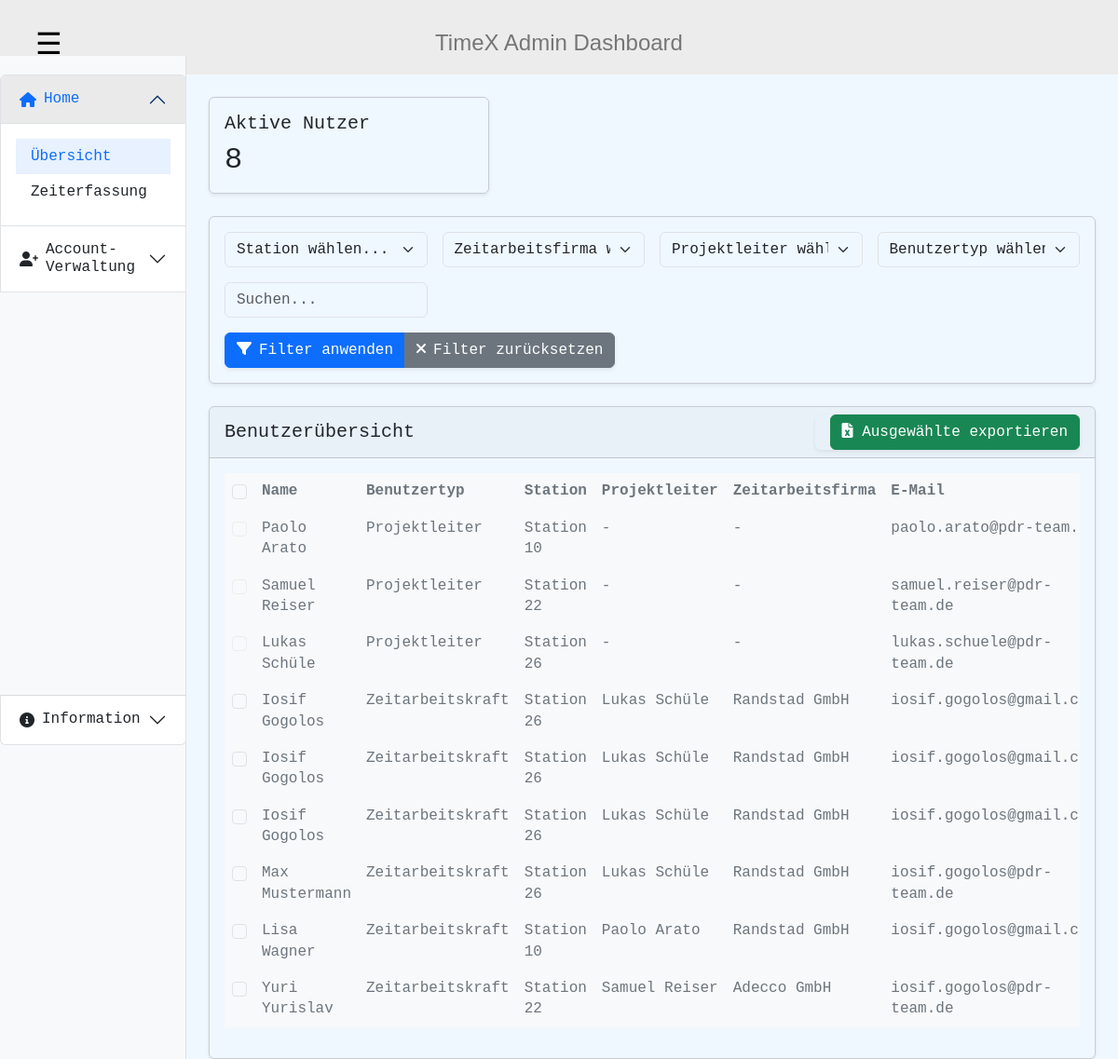
Page /dashboard/admin/ (signed in) on the earlier database version.
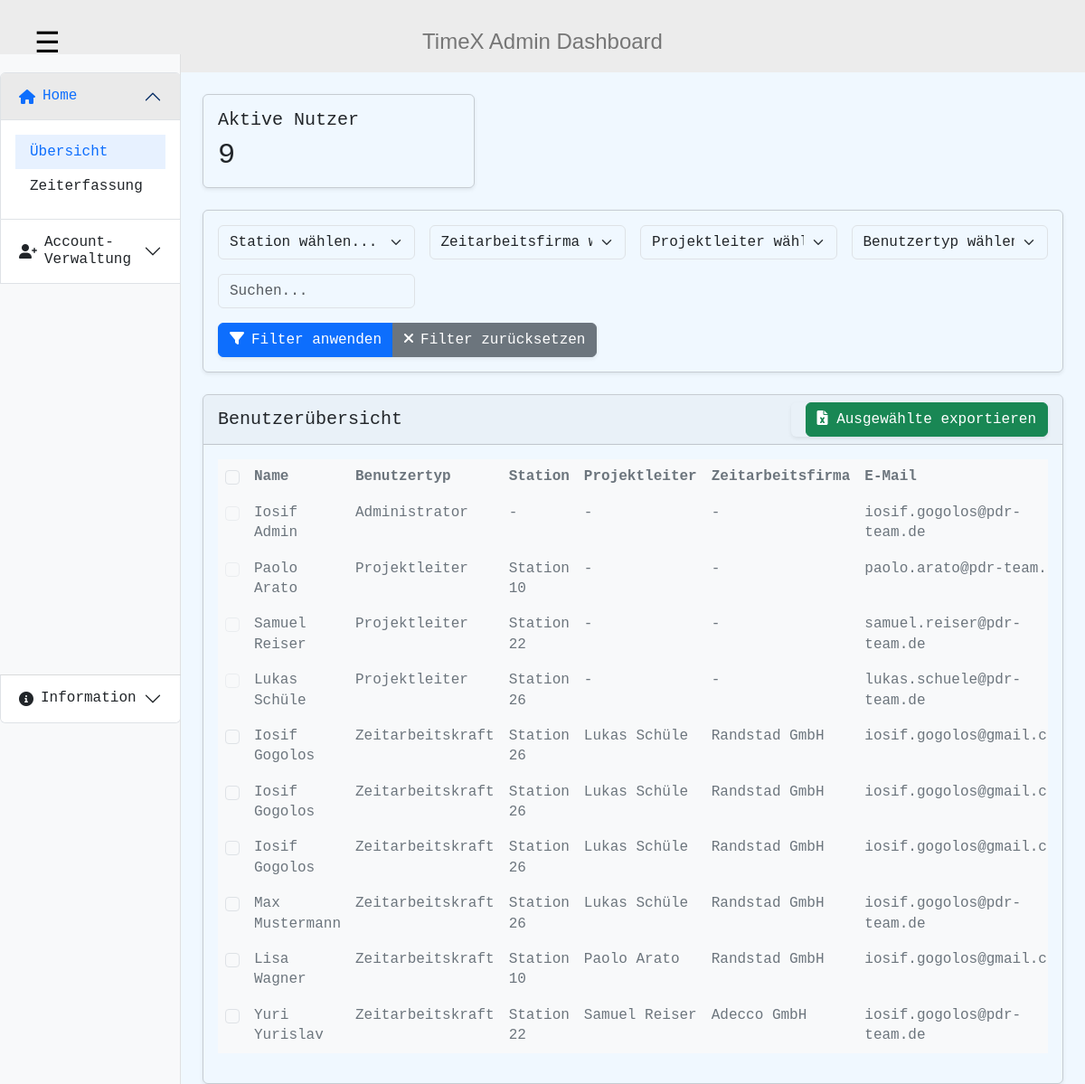
Same page on the later database version.
### time_tracking/models.py (models this page shows, shortened)
class CustomUser(AbstractUser):
    USER_TYPES = (
        ('ADMIN', 'Administrator'),
        ('PROJECT_MANAGER', 'Projektleiter'),
        ('TEMP_WORKER', 'Zeitarbeitskraft'),
    )
    user_type = models.CharField(max_length=20, choices=USER_TYPES)
    station = models.ForeignKey(Station, on_delete=models.SET_NULL, null=True, blank=True)
    zeitarbeitsfirma = models.ForeignKey(Zeitarbeitsfirma, on_delete=models.SET_NULL, null=True, blank=True)
    project_manager = models.ForeignKey('self', on_delete=models.SET_NULL, null=True, blank=True,
                                        limit_choices_to={'user_type': 'PROJECT_MANAGER'})

class Station(models.Model):
    name = models.CharField(max_length=255)
    location = models.CharField(max_length=255)

class Zeitarbeitsfirma(models.Model):
    name = models.CharField(max_length=255)
    address = models.CharField(max_length=255)
    contact_person = models.CharField(max_length=255)

### time_tracking/views.py (the view, shortened to what this page needs)
# urls.py: path('dashboard/admin/', views.AdminDashboard.as_view(), name='admin-dashboard'),  # Changed
class AdminDashboard(LoginRequiredMixin, UserPassesTestMixin, ListView):
    model = TimeEntry
    template_name = 'time_tracking/admin/admin_dashboard.html'
    context_object_name = 'time_entries'
    login_url = 'login'
    def test_func(self):
        return self.request.user.user_type == 'ADMIN'
    def get_queryset(self):
        return TimeEntry.objects.select_related(
            'user',
            'user__station',
            'user__project_manager',
            'user__zeitarbeitsfirma'
        ).order_by('user', '-timestamp')
    def get_context_data(self, **kwargs):
        context = super().get_context_data(**kwargs)
        context['active_users_count'] = CustomUser.objects.filter(is_active=True).count()
        context['stations'] = Station.objects.all()
        context['companies'] = Zeitarbeitsfirma.objects.all()
        context['project_managers'] = CustomUser.objects.filter(user_type='PROJECT_MANAGER')
        context['user_types'] = [
            ('ALL', 'Alle Benutzer'),
            ('TEMP_WORKER', 'Zeitarbeitskräfte'),
            ('PROJECT_MANAGER', 'Projektleiter')
        ]
        context['users'] = CustomUser.objects.select_related(
            'station',
            'project_manager',
            'zeitarbeitsfirma'
        ).filter(
            is_superuser=False
        ).order_by('user_type', 'last_name', 'first_name')
        workers_data = {}
        context['workers_data'] = workers_data
        return context

### time_tracking/templates/time_tracking/admin/admin_dashboard.html (shortened to what the changed rows need)
{% extends "time_tracking/base/admin_base.html" %}
{% load static %}
{% block content %}
<div class="container-fluid" style="background-color: aliceblue;">
    <div class="row">
        <div class="col-md-3 col-lg-2 d-md-block bg-light sidebar" style="color: black;">
            <div class="accordion sidebar-content" id="adminAccordion">
                <div class="accordion-item">
                    <h2 class="accordion-header">
                        <button class="accordion-button" type="button" data-bs-toggle="collapse" data-bs-target="#homeCollapse" aria-expanded="true">
                            <i class="fas fa-home me-2"></i> Home
                        </button>
                    </h2>
                </div>
                <div class="accordion-item">
                    <h2 class="accordion-header">
                        <button class="accordion-button collapsed" type="button" data-bs-toggle="collapse" data-bs-target="#accountCollapse">
                            <i class="fas fa-user-plus me-2"></i> Account-Verwaltung
                        </button>
                    </h2>
                </div>
                <div class="accordion-item mt-auto">
                    <h2 class="accordion-header">
                        <button class="accordion-button collapsed" type="button" data-bs-toggle="collapse" data-bs-target="#infoCollapse">
                            <i class="fas fa-info-circle me-2"></i> Information
                        </button>
                    </h2>
                </div>
            </div>
        </div>
        <div class="col-md-9 col-lg-10 ms-sm-auto px-md-4" style="background-color: aliceblue;">
            <div class="row mt-4">
                <div class="col-md-4">
                    <div class="card">
                        <div class="card-body">
                            <h5 class="card-title">Aktive Nutzer</h5>
                            <p class="card-text h2">{{ active_users_count }}</p>
                        </div>
                    </div>
                </div>
            </div>
<div class="row mt-4">
    <div class="col-12">
        <div class="card">
            <div class="card-body">
                <div class="table-responsive">
                    <table class="table table-hover">
                        <thead>
                            <tr>
                                <th>
                                    <input type="checkbox" id="selectAll" class="form-check-input">
                                </th>
                                <th>Name</th>
                                <th>Benutzertyp</th>
                                <th>Station</th>
                                <th>Projektleiter</th>
                                <th>Zeitarbeitsfirma</th>
                                <th>E-Mail</th>
                            </tr>
                        </thead>
                        <tbody>
                            {% for user in users %}
                            <tr class="user-row"
                                data-user-type="{{ user.user_type }}"
                                data-station="{{ user.station.id|default:'' }}"
                                data-company="{{ user.zeitarbeitsfirma.id|default:'' }}"
                                data-manager="{{ user.project_manager.id|default:'' }}"
                                data-user-id="{{ user.id }}">
                                <td>
                                    <input type="checkbox"
                                        class="form-check-input user-select"
                                        name="userSelect"
                                        value="{{ user.id }}"
                                        {% if user.user_type != 'TEMP_WORKER' %}disabled{% endif %}>
                                </td>
                                <td class="view-details" style="cursor: pointer;">{{ user.get_full_name }}</td>
                                <td>
                                    {{ user.get_user_type_display }}
                                </td>
                                <td>{{ user.station.name|default:'-' }}</td>
                                <td>{{ user.project_manager.get_full_name|default:'-' }}</td>
                                <td>{{ user.zeitarbeitsfirma.name|default:'-' }}</td>
                                <td>{{ user.email }}</td>
                            </tr>
                            {% endfor %}
                        </tbody>
                    </table>
                </div>
            </div>
        </div>
    </div>
</div>
        </div>
    </div>
</div>
{% endblock %}
{% block extra_css %}
<link href="https://cdnjs.cloudflare.com/ajax/libs/font-awesome/6.0.0/css/all.min.css" rel="stylesheet">
{% endblock %}

Differences in the rows shown:
added CustomUser: get_full_name "Iosif Admin", user_type "Administrator", station.name "-", project_manager.get_full_name "-", zeitarbeitsfirma.name "-", email "iosif.gogolos@pdr-team.de"
Other differences:
{{ active_users_count }}: "8" → "9"
